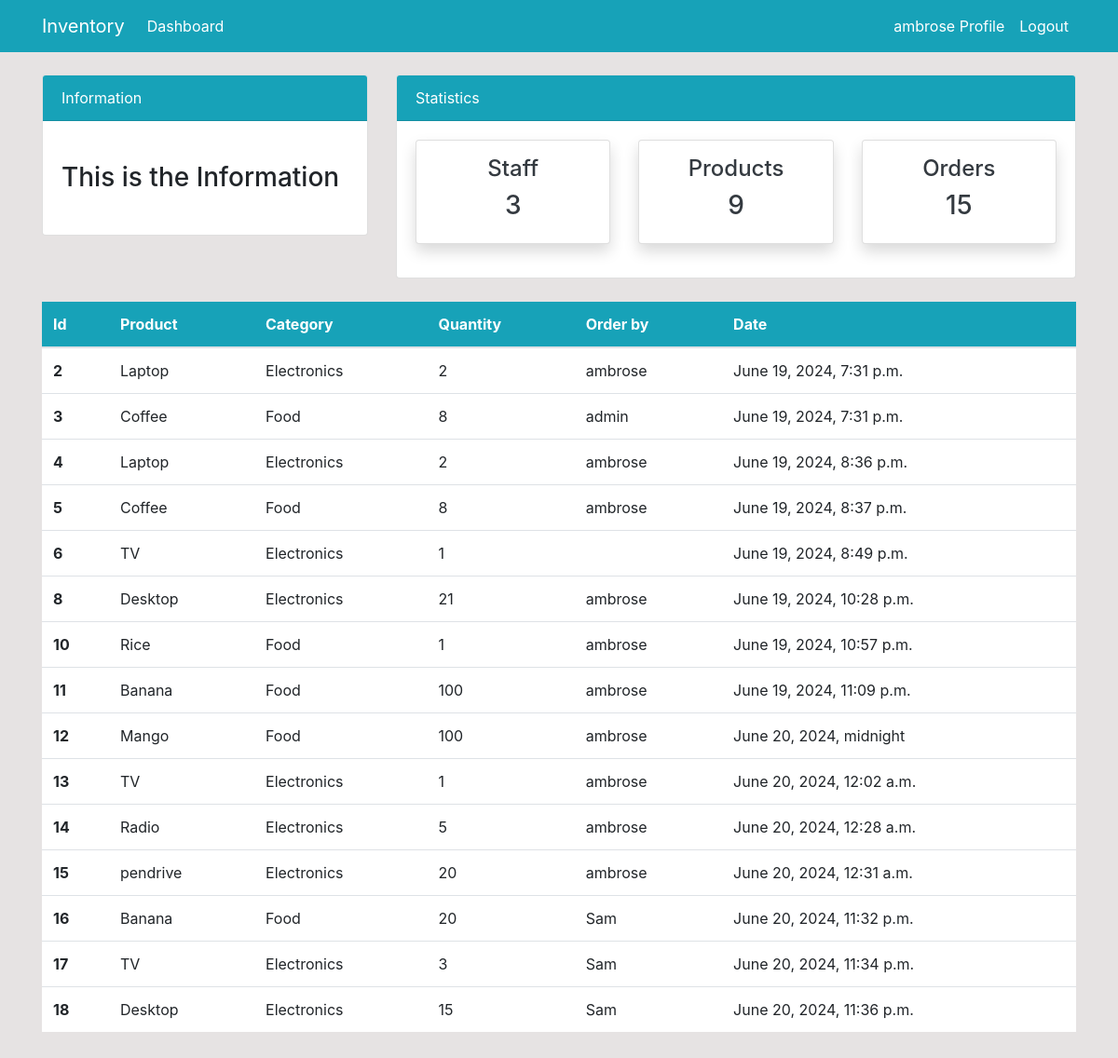
The page /orders/ (signed in) on the database its author committed.
### dashboard/models.py (models this page shows, shortened)
class Order(models.Model):
    product = models.ForeignKey(Product, related_name='orders', on_delete=models.CASCADE, null=True)
    staff = models.ForeignKey(User, on_delete=models.CASCADE, null=True)
    order_quantity = models.PositiveIntegerField(null=True)
    created_at = models.DateTimeField(auto_now_add=True, null=True)

class Product(models.Model):
    name = models.CharField(max_length=100, null=True)
    description = models.TextField(blank=True, null=True)
    category = models.ForeignKey(Category, related_name='products', on_delete=models.CASCADE, null=True)
    quantity = models.PositiveIntegerField(null=True)
    date_added = models.DateTimeField(auto_now_add=True, null=True)
    def __str__(self):
        return f"{self.name}"

class Category(models.Model):
    name = models.CharField(max_length=100, null=True)
    slug = models.SlugField(max_length=20, null=True)
    created_at = models.DateTimeField(auto_now_add=True, null=True)
    class Meta:
        ordering = ['created_at',]
        verbose_name_plural = 'Categories'
    def __str__(self):
        return self.name

### dashboard/views.py (the view)
# urls.py: path('orders/', views.order, name='dashboard-order'),
@login_required()
def order(request):
    orders = Order.objects.all()
    orders_count = orders.count()
    workers_count = User.objects.all().count()
    products_count = Product.objects.all().count()
    context = {
        'orders':orders,
        'workers_count':workers_count,
        'orders_count':orders_count,
        'products_count':products_count
    }
    return render(request, 'dashboard/order.html', context)

### templates/dashboard/order.html (shortened to what this page needs)
{% extends 'partials/base.html' %}
{% block content %}
{% include 'partials/topnav.html' %}
<div class="container">
    <div class="row my-4">
        <div class="col-md-12">
            <div class="table-responsive">
                <table class="table bg-white">
                    <thead class="bg-info">
                        <tr class="text-white">
                            <th scope="col">Id</th>
                            <th scope="col">Product</th>
                            <th scope="col">Category</th>
                            <th scope="col">Quantity</th>
                            <th scope="col">Order by</th>
                            <th scope="col">Date</th>
                        </tr>
                    </thead>
                    <tbody>
                        {% for order in orders %}
                        <tr>
                            <th scope="row">{{ order.id }}</th>
                            <td>{{ order.product }}</td>
                            <td>{{ order.product.category }}</td>
                            <td>{{ order.order_quantity }}</td>
                            <td>{{ order.staff.username }}</td>
                            <td>{{ order.created_at }}</td>
                        </tr>
                        {% endfor %}
                    </tbody>
                </table>
            </div>
        </div>
    </div>
</div>
{% endblock %}

### templates/partials/nav.html (shortened to what this page needs)
<nav class="navbar navbar-expand-lg navbar-info bg-info">
    {% if user.is_authenticated %}
    <div class="container">
        <a class="navbar-brand text-white" href="{% url 'dashboard-index'%}">Inventory</a>
        <div class="collapse navbar-collapse" id="navbarSupportedContent">
            <ul class="navbar-nav mr-auto">
                <li class="nav-item active">
                    <a class="nav-link text-white" href="{% url 'dashboard-index'%}">Dashboard <span class="sr-only">(current)</span></a>
                </li>
            </ul>
            <ul class="navbar-nav ml-auto">
                <li class="nav-item active">
                    <a class="nav-link text-white" href="{% url 'user-profile'%}">{{user.username}} Profile <span class="sr-only">(current)</span></a>
                </li>
                <li class="nav-item">
                    <a class="nav-link text-white" href="#" onclick="event.preventDefault(); document.getElementById('logout-form').submit();">Logout</a>
                </li>
            </ul>
        </div>
    </div>
    {% endif %}
</nav>

### static/style.css (style rules this page uses)
body { background: rgb(230, 227, 227); }

### rows shown on the page
Order: id "2", product "Laptop", product.category "Electronics", order_quantity "2", staff.username "ambrose", created_at "June 19, 2024, 7:31 p.m."
Order: id "3", product "Coffee", product.category "Food", order_quantity "8", staff.username "admin", created_at "June 19, 2024, 7:31 p.m."
Order: id "4", product "Laptop", product.category "Electronics", order_quantity "2", staff.username "ambrose", created_at "June 19, 2024, 8:36 p.m."
Order: id "5", product "Coffee", product.category "Food", order_quantity "8", staff.username "ambrose", created_at "June 19, 2024, 8:37 p.m."
Order: id "6", product "TV", product.category "Electronics", order_quantity "1", created_at "June 19, 2024, 8:49 p.m."
Order: id "8", product "Desktop", product.category "Electronics", order_quantity "21", staff.username "ambrose", created_at "June 19, 2024, 10:28 p.m."
Order: id "10", product "Rice", product.category "Food", order_quantity "1", staff.username "ambrose", created_at "June 19, 2024, 10:57 p.m."
Order: id "11", product "Banana", product.category "Food", order_quantity "100", staff.username "ambrose", created_at "June 19, 2024, 11:09 p.m."
Order: id "12", product "Mango", product.category "Food", order_quantity "100", staff.username "ambrose", created_at "June 20, 2024, midnight"
Order: id "13", product "TV", product.category "Electronics", order_quantity "1", staff.username "ambrose", created_at "June 20, 2024, 12:02 a.m."
Order: id "14", product "Radio", product.category "Electronics", order_quantity "5", staff.username "ambrose", created_at "June 20, 2024, 12:28 a.m."
Order: id "15", product "pendrive", product.category "Electronics", order_quantity "20", staff.username "ambrose", created_at "June 20, 2024, 12:31 a.m."
Order: id "16", product "Banana", product.category "Food", order_quantity "20", staff.username "Sam", created_at "June 20, 2024, 11:32 p.m."
Order: id "17", product "TV", product.category "Electronics", order_quantity "3", staff.username "Sam", created_at "June 20, 2024, 11:34 p.m."
Order: id "18", product "Desktop", product.category "Electronics", order_quantity "15", staff.username "Sam", created_at "June 20, 2024, 11:36 p.m."

### other values the page prints
{{ user.username }} "ambrose"
{{ workers_count }} "3"
{{ products_count }} "9"
{{ orders_count }} "15"
